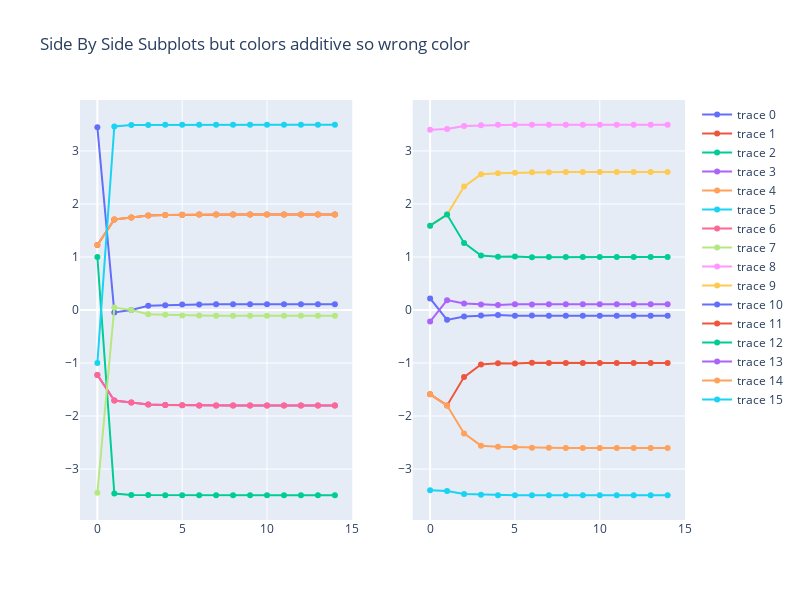

The code cell stored with this chart in its notebook:
### Code cell
from plotly.subplots import make_subplots
import plotly.graph_objects as go

fig = make_subplots(rows=1, cols=2)

x = [x for x in range((flow.nmb_flow_steps))]

#Canonical flow

for i, k in enumerate(range(2**L)):
    e = flow.observable_over_steps( k, flow.flow_outputs['expected_energy'] )
    ef = np.sqrt(
        flow.observable_over_steps( k,
        flow.flow_outputs['expected_energy_fluctuation'] )
    )
    fig.add_trace(
        go.Scatter(x=x, y=e),
        row=1, col=1
    )



for i, k in enumerate(range(2**L)):
    e = flow2.observable_over_steps( k, flow2.flow_outputs['expected_energy'] )
    ef = flow2.observable_over_steps( k, flow2.flow_outputs['expected_energy_fluctuation'] )
    label = r'$\vert%d\rangle$' %k

    fig.add_trace(
        go.Scatter(x=x, y=e),
        row=1, col=2
    )

fig.update_layout(height=600, width=800, title_text="Side By Side Subplots but colors additive so wrong color")
fig.show()

### Figure 1 — Plotly figure (JSON) as saved in the notebook; plotly's stock layout.template omitted (floating-point values rounded to 4 significant figures)
{"data": [{"type": "scatter", "x": [0, 1, 2, 3, 4, 5, 6, 7, 8, 9, 10, 11, 12, 13, 14], "xaxis": "x", "y": [3.447, -0.04535, 0.001813, 0.07786, 0.08928, 0.1014, 0.1046, 0.1084, 0.109, 0.1095, 0.1097, 0.1099, 0.1099, 0.1099, 0.1099], "yaxis": "y"}, {"type": "scatter", "x": [0, 1, 2, 3, 4, 5, 6, 7, 8, 9, 10, 11, 12, 13, 14], "xaxis": "x", "y": [1.224, 1.708, 1.745, 1.783, 1.791, 1.797, 1.799, 1.801, 1.801, 1.802, 1.802, 1.802, 1.802, 1.802, 1.802], "yaxis": "y"}, {"type": "scatter", "x": [0, 1, 2, 3, 4, 5, 6, 7, 8, 9, 10, 11, 12, 13, 14], "xaxis": "x", "y": [1.0, -3.46, -3.489, -3.487, -3.493, -3.493, -3.494, -3.494, -3.494, -3.494, -3.494, -3.494, -3.494, -3.494, -3.494], "yaxis": "y"}, {"type": "scatter", "x": [0, 1, 2, 3, 4, 5, 6, 7, 8, 9, 10, 11, 12, 13, 14], "xaxis": "x", "y": [-1.224, -1.708, -1.745, -1.783, -1.791, -1.797, -1.799, -1.801, -1.801, -1.802, -1.802, -1.802, -1.802, -1.802, -1.802], "yaxis": "y"}, {"type": "scatter", "x": [0, 1, 2, 3, 4, 5, 6, 7, 8, 9, 10, 11, 12, 13, 14], "xaxis": "x", "y": [1.224, 1.708, 1.745, 1.783, 1.791, 1.797, 1.799, 1.801, 1.801, 1.802, 1.802, 1.802, 1.802, 1.802, 1.802], "yaxis": "y"}, {"type": "scatter", "x": [0, 1, 2, 3, 4, 5, 6, 7, 8, 9, 10, 11, 12, 13, 14], "xaxis": "x", "y": [-1.0, 3.46, 3.489, 3.487, 3.493, 3.493, 3.494, 3.494, 3.494, 3.494, 3.494, 3.494, 3.494, 3.494, 3.494], "yaxis": "y"}, {"type": "scatter", "x": [0, 1, 2, 3, 4, 5, 6, 7, 8, 9, 10, 11, 12, 13, 14], "xaxis": "x", "y": [-1.224, -1.708, -1.745, -1.783, -1.791, -1.797, -1.799, -1.801, -1.801, -1.802, -1.802, -1.802, -1.802, -1.802, -1.802], "yaxis": "y"}, {"type": "scatter", "x": [0, 1, 2, 3, 4, 5, 6, 7, 8, 9, 10, 11, 12, 13, 14], "xaxis": "x", "y": [-3.447, 0.04535, -0.001813, -0.07786, -0.08928, -0.1014, -0.1046, -0.1084, -0.109, -0.1095, -0.1097, -0.1099, -0.1099, -0.1099, -0.1099], "yaxis": "y"}, {"type": "scatter", "x": [0, 1, 2, 3, 4, 5, 6, 7, 8, 9, 10, 11, 12, 13, 14], "xaxis": "x2", "y": [3.398, 3.412, 3.471, 3.483, 3.492, 3.493, 3.494, 3.494, 3.494, 3.494, 3.494, 3.494, 3.494, 3.494, 3.494], "yaxis": "y2"}, {"type": "scatter", "x": [0, 1, 2, 3, 4, 5, 6, 7, 8, 9, 10, 11, 12, 13, 14], "xaxis": "x2", "y": [1.59, 1.799, 2.328, 2.558, 2.581, 2.59, 2.6, 2.6, 2.6, 2.603, 2.603, 2.603, 2.604, 2.604, 2.604], "yaxis": "y2"}, {"type": "scatter", "x": [0, 1, 2, 3, 4, 5, 6, 7, 8, 9, 10, 11, 12, 13, 14], "xaxis": "x2", "y": [0.2172, -0.1862, -0.123, -0.1025, -0.09273, -0.1065, -0.1034, -0.1069, -0.1085, -0.1074, -0.1089, -0.1094, -0.109, -0.1098, -0.1097], "yaxis": "y2"}, {"type": "scatter", "x": [0, 1, 2, 3, 4, 5, 6, 7, 8, 9, 10, 11, 12, 13, 14], "xaxis": "x2", "y": [-1.59, -1.799, -1.266, -1.027, -1.004, -1.01, -0.9972, -1.0, -1.002, -0.9983, -0.9998, -1.0, -0.9993, -1.0, -0.9999], "yaxis": "y2"}, {"type": "scatter", "x": [0, 1, 2, 3, 4, 5, 6, 7, 8, 9, 10, 11, 12, 13, 14], "xaxis": "x2", "y": [1.59, 1.799, 1.266, 1.027, 1.004, 1.01, 0.9972, 1.0, 1.002, 0.9983, 0.9998, 1.0, 0.9993, 1.0, 0.9999], "yaxis": "y2"}, {"type": "scatter", "x": [0, 1, 2, 3, 4, 5, 6, 7, 8, 9, 10, 11, 12, 13, 14], "xaxis": "x2", "y": [-0.2172, 0.1862, 0.123, 0.1025, 0.09273, 0.1065, 0.1034, 0.1069, 0.1085, 0.1074, 0.1089, 0.1094, 0.109, 0.1098, 0.1097], "yaxis": "y2"}, {"type": "scatter", "x": [0, 1, 2, 3, 4, 5, 6, 7, 8, 9, 10, 11, 12, 13, 14], "xaxis": "x2", "y": [-1.59, -1.799, -2.328, -2.558, -2.581, -2.59, -2.6, -2.6, -2.6, -2.603, -2.603, -2.603, -2.604, -2.604, -2.604], "yaxis": "y2"}, {"type": "scatter", "x": [0, 1, 2, 3, 4, 5, 6, 7, 8, 9, 10, 11, 12, 13, 14], "xaxis": "x2", "y": [-3.398, -3.412, -3.471, -3.483, -3.492, -3.493, -3.494, -3.494, -3.494, -3.494, -3.494, -3.494, -3.494, -3.494, -3.494], "yaxis": "y2"}], "layout": {"height": 600, "title": {"text": "Side By Side Subplots but colors additive so wrong color"}, "width": 800, "xaxis": {"anchor": "y", "domain": [0, 0.45]}, "xaxis2": {"anchor": "y2", "domain": [0.55, 1]}, "yaxis": {"anchor": "x", "domain": [0, 1]}, "yaxis2": {"anchor": "x2", "domain": [0, 1]}}}
